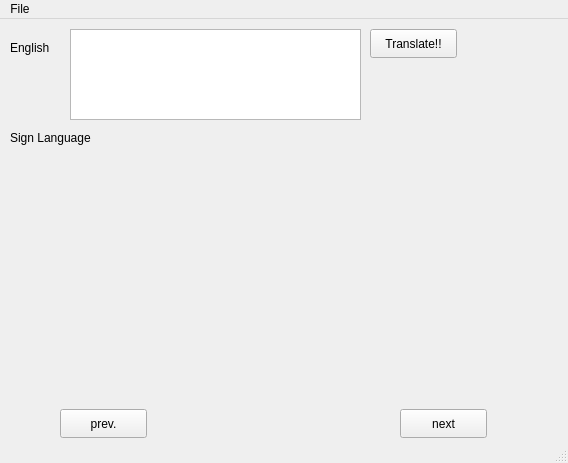
<?xml version="1.0" encoding="UTF-8"?>
<ui version="4.0">
 <class>MainWindow</class>
 <widget class="QMainWindow" name="MainWindow">
  <property name="geometry">
   <rect>
    <x>0</x>
    <y>0</y>
    <width>568</width>
    <height>463</height>
   </rect>
  </property>
  <property name="windowTitle">
   <string>Sign Language converter</string>
  </property>
  <widget class="QWidget" name="centralwidget">
   <widget class="QPushButton" name="translate">
    <property name="geometry">
     <rect>
      <x>370</x>
      <y>10</y>
      <width>87</width>
      <height>29</height>
     </rect>
    </property>
    <property name="cursor">
     <cursorShape>PointingHandCursor</cursorShape>
    </property>
    <property name="tabletTracking">
     <bool>false</bool>
    </property>
    <property name="text">
     <string>Translate!!</string>
    </property>
   </widget>
   <widget class="QTextEdit" name="input">
    <property name="geometry">
     <rect>
      <x>70</x>
      <y>10</y>
      <width>291</width>
      <height>91</height>
     </rect>
    </property>
   </widget>
   <widget class="QLabel" name="label">
    <property name="geometry">
     <rect>
      <x>10</x>
      <y>20</y>
      <width>54</width>
      <height>17</height>
     </rect>
    </property>
    <property name="text">
     <string>English</string>
    </property>
   </widget>
   <widget class="QLabel" name="label_2">
    <property name="geometry">
     <rect>
      <x>10</x>
      <y>110</y>
      <width>101</width>
      <height>17</height>
     </rect>
    </property>
    <property name="text">
     <string>Sign Language</string>
    </property>
   </widget>
   <widget class="QLabel" name="image">
    <property name="geometry">
     <rect>
      <x>13</x>
      <y>136</y>
      <width>541</width>
      <height>241</height>
     </rect>
    </property>
    <property name="text">
     <string/>
    </property>
    <property name="pixmap">
     <pixmap>../sign_language_converter_python/signs/all_alphabets.jpg</pixmap>
    </property>
    <property name="scaledContents">
     <bool>true</bool>
    </property>
   </widget>
   <widget class="QPushButton" name="prev">
    <property name="geometry">
     <rect>
      <x>60</x>
      <y>390</y>
      <width>87</width>
      <height>29</height>
     </rect>
    </property>
    <property name="text">
     <string>prev.</string>
    </property>
   </widget>
   <widget class="QPushButton" name="next">
    <property name="geometry">
     <rect>
      <x>400</x>
      <y>390</y>
      <width>87</width>
      <height>29</height>
     </rect>
    </property>
    <property name="text">
     <string>next</string>
    </property>
   </widget>
  </widget>
  <widget class="QMenuBar" name="menubar">
   <property name="geometry">
    <rect>
     <x>0</x>
     <y>0</y>
     <width>568</width>
     <height>23</height>
    </rect>
   </property>
   <widget class="QMenu" name="menuFile">
    <property name="title">
     <string>File</string>
    </property>
    <addaction name="actionQUIT"/>
   </widget>
   <addaction name="menuFile"/>
  </widget>
  <widget class="QStatusBar" name="statusbar"/>
  <action name="actionQUIT">
   <property name="text">
    <string>QUIT</string>
   </property>
  </action>
 </widget>
 <resources/>
 <connections/>
</ui>
